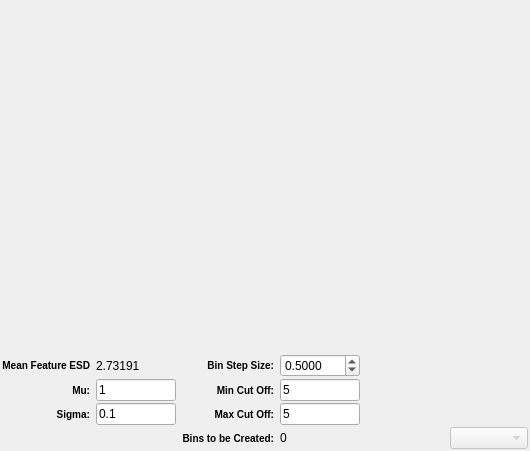
<?xml version="1.0" encoding="UTF-8"?>
<ui version="4.0">
 <class>StatsGenFeatureSizeWidget</class>
 <widget class="QWidget" name="StatsGenFeatureSizeWidget">
  <property name="geometry">
   <rect>
    <x>0</x>
    <y>0</y>
    <width>530</width>
    <height>451</height>
   </rect>
  </property>
  <property name="windowTitle">
   <string>Form</string>
  </property>
  <layout class="QGridLayout" name="gridLayout_2">
   <property name="leftMargin">
    <number>2</number>
   </property>
   <property name="topMargin">
    <number>2</number>
   </property>
   <property name="rightMargin">
    <number>2</number>
   </property>
   <property name="bottomMargin">
    <number>2</number>
   </property>
   <property name="spacing">
    <number>4</number>
   </property>
   <item row="1" column="0" colspan="2">
    <widget class="QwtPlot" name="m_SizeDistributionPlot">
     <property name="sizePolicy">
      <sizepolicy hsizetype="Expanding" vsizetype="Expanding">
       <horstretch>0</horstretch>
       <verstretch>0</verstretch>
      </sizepolicy>
     </property>
     <property name="mouseTracking">
      <bool>false</bool>
     </property>
     <property name="frameShape">
      <enum>QFrame::NoFrame</enum>
     </property>
    </widget>
   </item>
   <item row="3" column="0" colspan="2">
    <widget class="QFrame" name="inputFrame">
     <property name="frameShape">
      <enum>QFrame::NoFrame</enum>
     </property>
     <property name="frameShadow">
      <enum>QFrame::Raised</enum>
     </property>
     <layout class="QGridLayout" name="gridLayout">
      <property name="leftMargin">
       <number>0</number>
      </property>
      <property name="topMargin">
       <number>0</number>
      </property>
      <property name="rightMargin">
       <number>0</number>
      </property>
      <property name="bottomMargin">
       <number>0</number>
      </property>
      <property name="horizontalSpacing">
       <number>6</number>
      </property>
      <property name="verticalSpacing">
       <number>2</number>
      </property>
      <item row="2" column="3">
       <widget class="QLabel" name="label_4">
        <property name="toolTip">
         <string>&lt;html&gt;&lt;head/&gt;&lt;body&gt;&lt;p&gt;&lt;span style=&quot; font-size:18pt;&quot;&gt;x&lt;/span&gt;&lt;span style=&quot; font-size:24pt; vertical-align:super;&quot;&gt;(μ + max * σ)&lt;/span&gt;&lt;/p&gt;&lt;/body&gt;&lt;/html&gt;</string>
        </property>
        <property name="styleSheet">
         <string notr="true">QLabel
{
font-weight: bold;
font-size: 10px;
}</string>
        </property>
        <property name="text">
         <string>Max Cut Off:</string>
        </property>
        <property name="alignment">
         <set>Qt::AlignRight|Qt::AlignTrailing|Qt::AlignVCenter</set>
        </property>
       </widget>
      </item>
      <item row="2" column="1">
       <widget class="QLabel" name="label_3">
        <property name="styleSheet">
         <string notr="true">QLabel
{
font-weight: bold;
font-size: 10px;
}</string>
        </property>
        <property name="text">
         <string>Sigma:</string>
        </property>
        <property name="alignment">
         <set>Qt::AlignRight|Qt::AlignTrailing|Qt::AlignVCenter</set>
        </property>
       </widget>
      </item>
      <item row="0" column="1">
       <widget class="QLabel" name="label_11">
        <property name="toolTip">
         <string>&lt;html&gt;&lt;head/&gt;&lt;body&gt;&lt;p&gt;Entering values in the Mu or Sigma fields will update this value. This value is calculated as Mean = exp(Mu + (Sig&lt;span style=&quot; vertical-align:super;&quot;&gt;2&lt;/span&gt;/2)).&lt;/p&gt;&lt;/body&gt;&lt;/html&gt;</string>
        </property>
        <property name="styleSheet">
         <string notr="true">QLabel
{
font-weight: bold;
font-size: 10px;
}</string>
        </property>
        <property name="text">
         <string>Mean Feature ESD</string>
        </property>
        <property name="alignment">
         <set>Qt::AlignRight|Qt::AlignTrailing|Qt::AlignVCenter</set>
        </property>
       </widget>
      </item>
      <item row="0" column="4">
       <widget class="QDoubleSpinBox" name="m_BinStepSize">
        <property name="sizePolicy">
         <sizepolicy hsizetype="Fixed" vsizetype="Preferred">
          <horstretch>0</horstretch>
          <verstretch>0</verstretch>
         </sizepolicy>
        </property>
        <property name="minimumSize">
         <size>
          <width>80</width>
          <height>0</height>
         </size>
        </property>
        <property name="maximumSize">
         <size>
          <width>80</width>
          <height>16777215</height>
         </size>
        </property>
        <property name="decimals">
         <number>4</number>
        </property>
        <property name="minimum">
         <double>0.001000000000000</double>
        </property>
        <property name="maximum">
         <double>9999999.990000000223517</double>
        </property>
        <property name="value">
         <double>0.500000000000000</double>
        </property>
       </widget>
      </item>
      <item row="2" column="4">
       <widget class="SVLineEdit" name="m_MaxSigmaCutOff">
        <property name="sizePolicy">
         <sizepolicy hsizetype="Fixed" vsizetype="Preferred">
          <horstretch>0</horstretch>
          <verstretch>0</verstretch>
         </sizepolicy>
        </property>
        <property name="minimumSize">
         <size>
          <width>40</width>
          <height>0</height>
         </size>
        </property>
        <property name="maximumSize">
         <size>
          <width>80</width>
          <height>16777215</height>
         </size>
        </property>
        <property name="toolTip">
         <string>&lt;html&gt;&lt;head/&gt;&lt;body&gt;&lt;p&gt;&lt;span style=&quot; font-size:18pt;&quot;&gt;x&lt;/span&gt;&lt;span style=&quot; font-size:24pt; vertical-align:super;&quot;&gt;(μ + max * σ)&lt;/span&gt;&lt;/p&gt;&lt;/body&gt;&lt;/html&gt;</string>
        </property>
        <property name="text">
         <string>5</string>
        </property>
       </widget>
      </item>
      <item row="0" column="3">
       <widget class="QLabel" name="label_5">
        <property name="styleSheet">
         <string notr="true">QLabel
{
font-weight: bold;
font-size: 10px;
}</string>
        </property>
        <property name="text">
         <string>Bin Step Size:</string>
        </property>
        <property name="alignment">
         <set>Qt::AlignRight|Qt::AlignTrailing|Qt::AlignVCenter</set>
        </property>
       </widget>
      </item>
      <item row="2" column="2">
       <widget class="SVLineEdit" name="m_Sigma_SizeDistribution">
        <property name="sizePolicy">
         <sizepolicy hsizetype="Fixed" vsizetype="Preferred">
          <horstretch>0</horstretch>
          <verstretch>0</verstretch>
         </sizepolicy>
        </property>
        <property name="minimumSize">
         <size>
          <width>40</width>
          <height>0</height>
         </size>
        </property>
        <property name="maximumSize">
         <size>
          <width>80</width>
          <height>16777215</height>
         </size>
        </property>
        <property name="text">
         <string>0.1</string>
        </property>
       </widget>
      </item>
      <item row="1" column="2">
       <widget class="SVLineEdit" name="m_Mu_SizeDistribution">
        <property name="sizePolicy">
         <sizepolicy hsizetype="Fixed" vsizetype="Preferred">
          <horstretch>0</horstretch>
          <verstretch>0</verstretch>
         </sizepolicy>
        </property>
        <property name="minimumSize">
         <size>
          <width>40</width>
          <height>0</height>
         </size>
        </property>
        <property name="maximumSize">
         <size>
          <width>80</width>
          <height>16777215</height>
         </size>
        </property>
        <property name="text">
         <string>1</string>
        </property>
       </widget>
      </item>
      <item row="1" column="1">
       <widget class="QLabel" name="label">
        <property name="styleSheet">
         <string notr="true">QLabel
{
font-weight: bold;
font-size: 10px;
}</string>
        </property>
        <property name="text">
         <string>Mu:</string>
        </property>
        <property name="alignment">
         <set>Qt::AlignRight|Qt::AlignTrailing|Qt::AlignVCenter</set>
        </property>
       </widget>
      </item>
      <item row="1" column="3">
       <widget class="QLabel" name="label_7">
        <property name="toolTip">
         <string>&lt;html&gt;&lt;head/&gt;&lt;body&gt;&lt;p&gt;&lt;span style=&quot; font-size:18pt;&quot;&gt;x&lt;/span&gt;&lt;span style=&quot; font-size:24pt; vertical-align:super;&quot;&gt;(μ - min * σ)&lt;/span&gt;&lt;/p&gt;&lt;/body&gt;&lt;/html&gt;</string>
        </property>
        <property name="styleSheet">
         <string notr="true">QLabel
{
font-weight: bold;
font-size: 10px;
}</string>
        </property>
        <property name="text">
         <string>Min Cut Off:</string>
        </property>
        <property name="alignment">
         <set>Qt::AlignRight|Qt::AlignTrailing|Qt::AlignVCenter</set>
        </property>
       </widget>
      </item>
      <item row="1" column="4">
       <widget class="SVLineEdit" name="m_MinSigmaCutOff">
        <property name="sizePolicy">
         <sizepolicy hsizetype="Fixed" vsizetype="Preferred">
          <horstretch>0</horstretch>
          <verstretch>0</verstretch>
         </sizepolicy>
        </property>
        <property name="minimumSize">
         <size>
          <width>40</width>
          <height>0</height>
         </size>
        </property>
        <property name="maximumSize">
         <size>
          <width>80</width>
          <height>16777215</height>
         </size>
        </property>
        <property name="text">
         <string>5</string>
        </property>
       </widget>
      </item>
      <item row="3" column="8">
       <widget class="QComboBox" name="distributionTypeCombo">
        <property name="enabled">
         <bool>false</bool>
        </property>
       </widget>
      </item>
      <item row="3" column="3">
       <widget class="QLabel" name="label_2">
        <property name="styleSheet">
         <string notr="true">QLabel
{
font-weight: bold;
font-size: 10px;
}</string>
        </property>
        <property name="text">
         <string>Bins to be Created:</string>
        </property>
        <property name="alignment">
         <set>Qt::AlignRight|Qt::AlignTrailing|Qt::AlignVCenter</set>
        </property>
       </widget>
      </item>
      <item row="3" column="4">
       <widget class="QLabel" name="m_NumberBinsGenerated">
        <property name="sizePolicy">
         <sizepolicy hsizetype="Preferred" vsizetype="Preferred">
          <horstretch>0</horstretch>
          <verstretch>0</verstretch>
         </sizepolicy>
        </property>
        <property name="minimumSize">
         <size>
          <width>0</width>
          <height>0</height>
         </size>
        </property>
        <property name="maximumSize">
         <size>
          <width>60</width>
          <height>16777215</height>
         </size>
        </property>
        <property name="text">
         <string>0</string>
        </property>
       </widget>
      </item>
      <item row="0" column="7" rowspan="3" colspan="2">
       <spacer name="horizontalSpacer_3">
        <property name="orientation">
         <enum>Qt::Horizontal</enum>
        </property>
        <property name="sizeHint" stdset="0">
         <size>
          <width>40</width>
          <height>20</height>
         </size>
        </property>
       </spacer>
      </item>
      <item row="0" column="2">
       <widget class="QLabel" name="m_FeatureESD">
        <property name="text">
         <string>2.73191</string>
        </property>
       </widget>
      </item>
     </layout>
    </widget>
   </item>
  </layout>
 </widget>
 <customwidgets>
  <customwidget>
   <class>QwtPlot</class>
   <extends>QFrame</extends>
   <header>qwt_plot.h</header>
   <container>1</container>
  </customwidget>
  <customwidget>
   <class>SVLineEdit</class>
   <extends>QLineEdit</extends>
   <header location="global">SVControlWidgets.h</header>
  </customwidget>
 </customwidgets>
 <tabstops>
  <tabstop>m_Mu_SizeDistribution</tabstop>
  <tabstop>m_Sigma_SizeDistribution</tabstop>
  <tabstop>m_BinStepSize</tabstop>
  <tabstop>m_MinSigmaCutOff</tabstop>
  <tabstop>m_MaxSigmaCutOff</tabstop>
  <tabstop>distributionTypeCombo</tabstop>
 </tabstops>
 <resources/>
 <connections/>
</ui>
